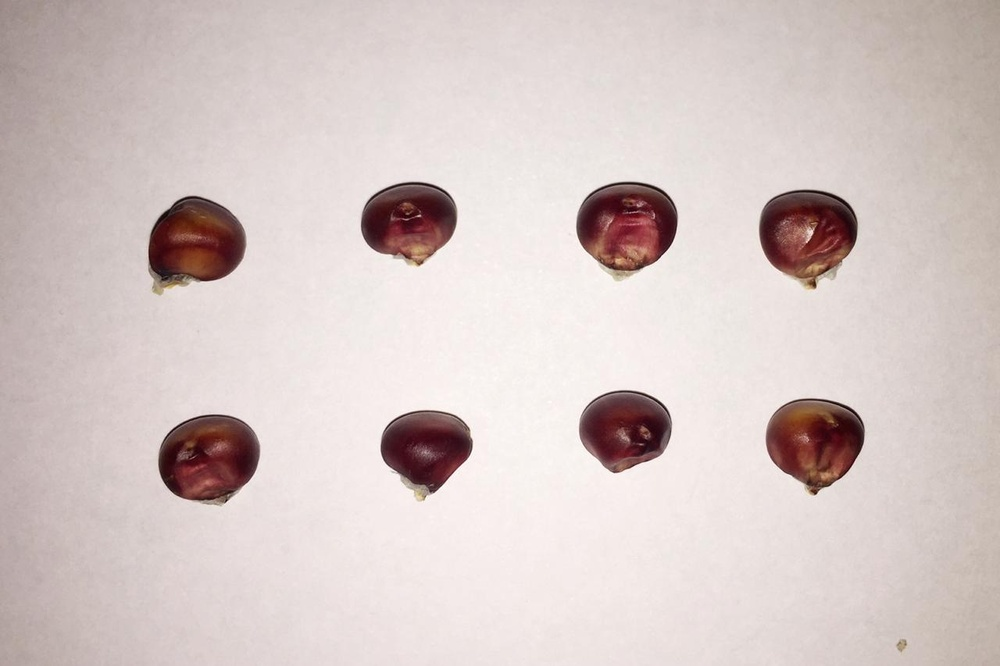
#> input picture REO3/haploid-inducers.jpeg, 1000 x 666 px, shrunk from 1280 x 853 before the run
$ jupyter execute --allow-errors 'REO3-ErikSouza-Relatório.ipynb'   (older library calls are emulated)
#> lines starting #> are read from the running program, lines starting #| are printed output that depends on the picture; after the words box and inside, x2 and y2 are one past the last pixel; in counts of white or black regions, pixels touching at a corner belong together; long printed decimals are rounded
Esse script é o produto do REO3 - Lista de exercícios - da disciplina de Avanços em Genética e Melhoramento de Plantas (PGM848) do Período letivo 2020/1. Para mais informações, acesse: https://github.com/VQCarneiro/Visao-Computacional-no-Melhoramento-de-Plantas

                                UNIVERSIDADE FEDERAL DE LAVRAS - UFLA
                                    DEPARTAMENTO DE BIOLOGIA - DBI
                        PROGRAMA DE PÓS-GRADUÇÃO EM GENÉTICA E MELHORAMENTO DE PLANTAS
                DISCIPLINA PGM848 - AVANÇOS CIENTÍFICOS EM GENÉTICA E MELHORAMENTO DE PLANTAS
                                DOCENTE DSc. VINÍCIUS QUINTÃO CARNEIRO
                                 DISCENTE ERIK MICAEL DA SILVA SOUZA
                              REO3 - PROCESSAMENTO DE IMAGENS EM PYTHON 3

                                        LISTA DE EXERCÍCIOS & RELATÓRIO

Obs.: Importar as bibliotecas necessárias para resolução desta lista de exercícios: numpy, opencv (cv2), matplotlib, pandas & scikit-image (funções).

[cell 1]
import cv2
import numpy as np
from matplotlib import pyplot as plt
import pandas as pd
from skimage.measure import label, regionprops
from skimage.feature import peak_local_max
from skimage.segmentation import watershed
from scipy import ndimage

**EXERCÍCIO 01:**

**Selecione uma imagem a ser utilizada no trabalho prático e realize os seguintes processos utilizando as bibliotecas OPENCV e Scikit-Image do Python:**

**a) Aplique o filtro de média com cinco diferentes tamanhos de kernel e compare os resultados com a imagem original;**

- Na elaboração deste produto (REO3) será utilizada uma imagem de indutores de haploidia do banco de germoplasma de milho da UFLA.

[cell 2]
arquivo = 'haploid-inducers.jpeg'
img_bgr = cv2.imread(arquivo,1)
#> img_bgr is the input picture: shape (666, 1000, 3); mean B, G, R 197.4, 199.7, 213.3
img_rgb = cv2.cvtColor(img_bgr,cv2.COLOR_BGR2RGB)

img_3 = cv2.blur(img_rgb,(3,3))
img_9 = cv2.blur(img_rgb,(9,9))
img_15 = cv2.blur(img_rgb,(15,15))
img_27 = cv2.blur(img_rgb,(27,27))
img_55 = cv2.blur(img_rgb,(55,55))

imagens = [img_rgb,img_3, img_9, img_15, img_27, img_55]
titulos = ['Original','Kernel 3x3','Kernel 9x9', 'Kernel 15x15', 'Kernel 27x27', 'Kernel 55x55']

for i in range(6):
    plt.subplot(2,3,i+1);plt.imshow(imagens[i])
    plt.xticks([]);plt.yticks([])
    plt.title(titulos[i])
plt.show()

**Interpretação:**

Neste exercício, os tamanhos de kernel utilizados em cinco filtros de média foram 3x3, 9x9, 15x15, 27x27 e 55x55, respectivamente. Analisando as imagens resultantes, é possível concluir que, aumentando o número de pixels por Kernel, há também um aumento na suavização da imagem, isto é, um maior desfoque em comparação a imagem original.

**b) Aplique diferentes tipos de filtros com pelo menos dois tamanhos de kernel
e compare os resultados entre si e com a imagem original.**

[cell 3]
md_7 = cv2.medianBlur(img_rgb,(7))
md_21 = cv2.medianBlur(img_rgb,(21))
gaussian_7 = cv2.GaussianBlur(img_rgb,(7,7),0)
gaussian_21 = cv2.GaussianBlur(img_rgb,(21,21),0)

imagens = [img_rgb,md_7, md_21,gaussian_7, gaussian_21]
titulos = ['Original','Mediana 7','Mediana 21','Gaussiano 7x7', 'Gaussiano 21x21']

for i in range(5):
    plt.subplot(2,3,i+1);plt.imshow(imagens[i])
    plt.xticks([]);plt.yticks([])
    plt.title(titulos[i])
plt.show()

**Interpretação:**

Neste exercício, os filtros do tipo mediana e do tipo gaussiano foram aplicados nas imagens. Os tamanhos de kernel 7x7 e 21x21 foram utilizados em cada tipo de filtro. Analisando as imagens resultantes, é possível concluir que, para o mesmo tamanho de kernel, o filtro do tipo mediana suavizou mais as imagens.

**c) Realize a segmentação da imagem utilizando o processo de limiarização.  Utilizando o reconhecimento de contornos, identifique e salve os objetos de interesse. Além disso, acesse as bibliotecas Opencv e Scikit-Image, verifique as variáveis que podem ser mensuradas e extraia as informações pertinentes (crie e salve uma tabela com estes dados). Apresente todas as imagens
obtidas ao longo deste processo.**

- Para a execução deste exercício, a imagem utilizada será convertida para o sistema HSV.

[cell 4]
img_HSV = cv2.cvtColor(img_bgr,cv2.COLOR_BGR2HSV) # Conversão para o sistema HSV
#> img_HSV: shape (666, 1000, 3); mean H, S, V 12.5, 25.1, 213.3
H,S,V = cv2.split(img_HSV) # Partição dos canais
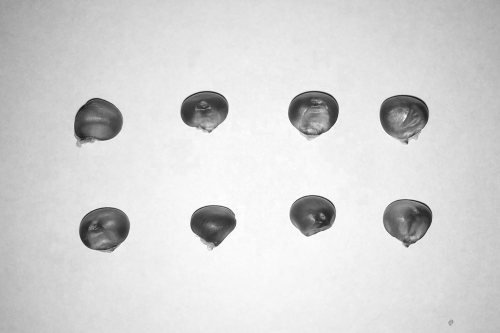
#> V: shape (666, 1000) (shown at 1/2 size); min 17, max 255, mean 213.3
S = cv2.medianBlur(S,21) # Filtro de média no canal S (mais adequado)
hist_S = cv2.calcHist([S],[0], None, [256],[0,256]) # Histograma do canal informativo
#> hist_S = 256 values, max 95580 at index 12, min 0 at index 0, mean 2601.6
(L, img_limiar) = cv2.threshold(S,0,255,cv2.THRESH_BINARY+cv2.THRESH_OTSU) # Limiarização - Thresholding
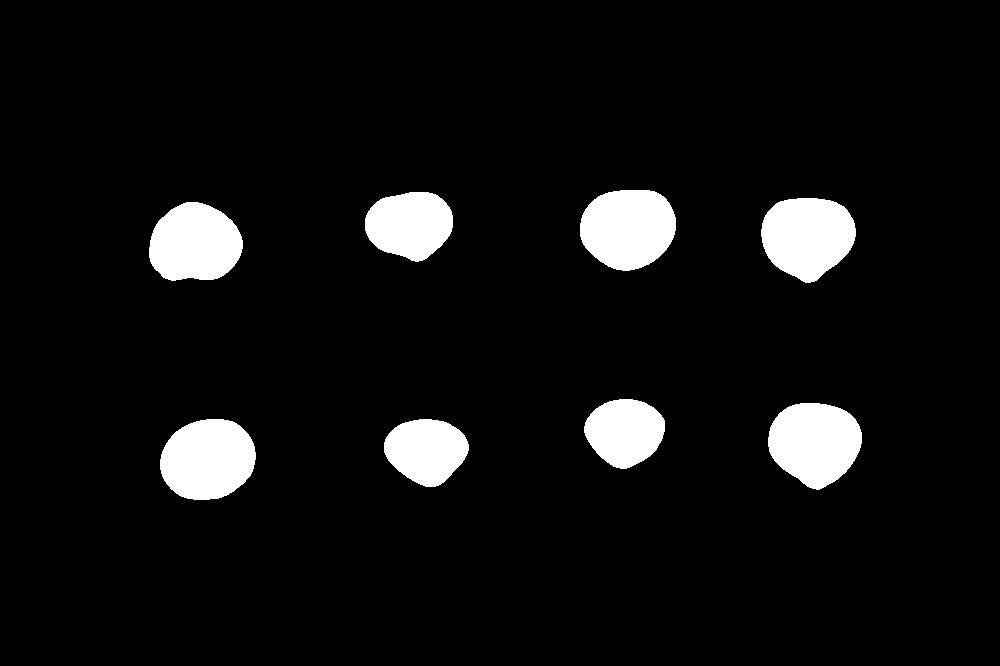
#> img_limiar: shape (666, 1000); 6.5% white; 8 white regions
#> L = 83
img_segmentada = cv2.bitwise_and(img_rgb,img_rgb,mask=img_limiar) # Obtendo imagem segmentada

- Exibição da imagem original, da imagem e do histograma do canal S, da imagem limiarizada e da imagem segmentada.

[cell 5]
plt.figure('Original')
plt.subplot(2,3,1)
plt.imshow(img_rgb)
plt.xticks([])
plt.yticks([])
plt.title('Original')

plt.subplot(2,3,2)
plt.imshow(S)
plt.xticks([])
plt.yticks([])
plt.title('Canal S - HSV')

plt.subplot(2,3,3)
plt.plot(hist_S)
plt.title('Histograma S')

plt.subplot(2,3,4)
plt.imshow(img_limiar, cmap='gray')
plt.xticks([])
plt.yticks([])
plt.title('Limiarização')

plt.subplot(2,3,5)
plt.imshow(img_segmentada)
plt.xticks([])
plt.yticks([])
plt.title('Segmentada')

plt.show()
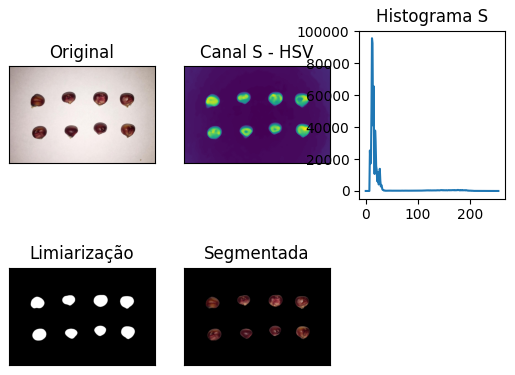
#> figure drawn by matplotlib, 5 panels; panel 3: curve peaks at x = 12, y = 95580

- Separação dos objetos, isto é, das sementes da imagem e a caracterização destas.

[cell 6]
# Objetos
mask = img_limiar.copy()
_,cnts,h = cv2.findContours(mask, cv2.RETR_TREE,cv2.CHAIN_APPROX_SIMPLE)
#> cnts = 8 contours; box (x1, y1, x2, y2) and area: (580, 190, 676, 271) 6032, (160, 419, 256, 500) 6014, (768, 403, 862, 490) 5962, (761, 198, 856, 283) 5946, (149, 202, 243, 281) 5681, (365, 192, 453, 262) 4572, (384, 419, 469, 487) 4138, (584, 399, 665, 469) 4100; h = [[1, -1, -1, -1], [2, 0, -1, -1], [3, 1, -1, -1], [4, 2, -1, -1], [5, 3, -1, -1], [6, 4, -1, -1], [7, 5, -1, -1], [-1, 6, -1, -1]]
dimen = []

# Obtenção dos contornos dos objetos

for (i, c) in enumerate(cnts):

	(x, y, w, h) = cv2.boundingRect(c)
	obj = img_limiar[y:y+h,x:x+w]
	obj_rgb = img_segmentada[y:y+h,x:x+w]
	obj_bgr = cv2.cvtColor(obj_rgb,cv2.COLOR_RGB2BGR)
	cv2.imwrite('sementes dos indutores'+str(i+1)+'.png',obj_bgr)
	cv2.imwrite('Imagem Binaria' + str(i + 1) + '.png', obj)

 #Características das medidas dos objetos

	area = cv2.contourArea(c)
	razao = round((h/w), 2)
	perim = round(cv2.arcLength(c, True), 2)
	tam_ret = np.shape(obj)

	regiao = regionprops(obj)
	rm = round(regiao[0].minor_axis_length, 2)
	rmai = round(regiao[0].major_axis_length, 2)
	cen = regiao[0].centroid
	dimen += [[str(i + 1), str(h), str(w), str(area), str(razao),
			   str(perim), str(tam_ret), str(rm), str(rmai), str(cen)]]

#Caracterização- medidas de cor	dos objetos

	print('Medidas de Cor')
	min_val_r, max_val_r, min_loc_r, max_loc_r = cv2.minMaxLoc(obj_rgb[:,:,0], mask=obj)
	print('Valor Mínimo no R: ', min_val_r, ' - Posição: ', min_loc_r)
	print('Valor Máximo no R: ', max_val_r, ' - Posição: ', max_loc_r)
	med_val_r = cv2.mean(obj_rgb[:,:,0], mask=obj)
	print('Média no Vermelho: ', med_val_r)

	min_val_g, max_val_g, min_loc_g, max_loc_g = cv2.minMaxLoc(obj_rgb[:, :, 1], mask=obj)
	print('Valor Mínimo no G: ', min_val_g, ' - Posição: ', min_loc_g)
	print('Valor Máximo no G: ', max_val_g, ' - Posição: ', max_loc_g)
	med_val_g = cv2.mean(obj_rgb[:,:,1], mask=obj)
	print('Média no Verde: ', med_val_g)

	min_val_b, max_val_b, min_loc_b, max_loc_b = cv2.minMaxLoc(obj_rgb[:, :, 2], mask=obj)
	print('Valor Mínimo no B: ', min_val_b, ' - Posição: ', min_loc_b)
	print('Valor Máximo no B: ', max_val_b, ' - Posição: ', max_loc_b)
	med_val_b = cv2.mean(obj_rgb[:,:,2], mask=obj)
	print('Média no Azul: ', med_val_b)
#> this loop made 8 passes
#> (x, y, w, h, area, razao, perim, tam_ret) on pass 1: (384, 419, 85, 68, 4138, 0.8, 244.6, (68, 85))
#> (printed output is left out)
#> pass 1, `obj_rgb = img_segmentada[y:y+h,x:x+w]`:
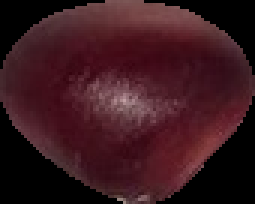
#> obj_rgb: shape (68, 85, 3) (shown 3 times larger); mean R, G, B 58.6, 24.3, 30.4
#> after the loop:
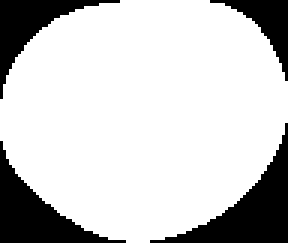
#> obj: shape (81, 96) (shown 3 times larger); 79.2% white; 4 black regions, box (x1, y1, x2, y2) and area: (50, 41, 96, 81) 566, (0, 47, 42, 81) 476, (0, 0, 40, 33) 353, (70, 0, 96, 27) 223
#> after the loop:
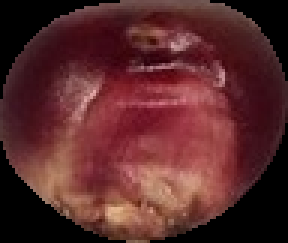
#> obj_rgb: shape (81, 96, 3) (shown 3 times larger); mean R, G, B 89.6, 41.8, 42.7
#> after the loop, dimen = 8 items

#confecção da tabela

dados_indutores = pd.DataFrame(dimen)
#> dados_indutores = table of 8 rows and 10 columns
dados_indutores = dados_indutores.rename(columns={0: 'SEMENTE', 1: 'COMPRIMENTO', 2: 'LARGURA', 3: 'AREA', 4: 'RAZAO',
											5: 'PERIMETRO', 6: 'TAMANHO RET', 7:'EIXO MENOR', 8:'EIXO MAIOR',
											9:'CENTROIDE'})
dados_indutores.to_csv('medidas.csv', index=False)

print('Total de objetos: ', len(cnts))
#| Total de objetos:  8

**Interpretação:**

Com base nos contornos, o número de sementes contabilizadas foram 8. O comprimento das sementes variou entre 8,8 e 11,2 mm, enquanto que a largura variou entre 10,5 e 12,4 mm. A área variou entre 67,9 e 100,3 mm2.

**d) Utilizando máscaras, apresente o histograma somente dos objetos de interesse.**

[cell 7]
#Conversão da imagem para HSV
img_seg_backup = img_segmentada.copy()
img_seg2 = cv2.cvtColor(img_segmentada,cv2.COLOR_RGB2HSV)
#> img_seg2: shape (666, 1000, 3); mean H, S, V 6.3, 10.1, 6.4

#Recorte dos objetos
plt.figure('Objetos')
#> (the rest of this cell did not finish here and is left out)

**Interpretação:**

Com base nos histogramas dos canais RGB, o canal B tem grande potencial para servir de máscara para segmentação de cada um desses objetos.

**e) Realize a segmentação da imagem utilizando a técnica de k-means. Apresente as imagens obtidas neste processo.**

[cell 8]
# Formatação da imagem para uma matriz de dados
pixel_values = img_rgb.reshape((-1, 3))

# Conversão para Decimal (para transformar inteiro de 8 bites para decimal)
pixel_values = np.float32(pixel_values)

print('Dimensão Matriz: ',pixel_values.shape)
#| Dimensão Matriz:  (666000, 3)
print('-'*50)

# K-means (Processo iterativo)

# Critério de Parada
criteria = (cv2.TERM_CRITERIA_EPS + cv2.TERM_CRITERIA_MAX_ITER, 100, 0.2)
#> criteria = (3, 100, 0.2)

# Número de Grupos (k)
k = 2
dist, labels, (centers) = cv2.kmeans(pixel_values, k, None, criteria, 10, cv2.KMEANS_RANDOM_CENTERS)
#> dist = 937518348.5; centers = [[223, 212.2, 209.9], [97.16, 49.37, 48.41]]

print('SQ das Distâncias de Cada Ponto ao Centro: ', dist)
#| SQ das Distâncias de Cada Ponto ao Centro:  937518348.493
print('-'*50)

print('Dimensão labels: ', labels.shape)
#| Dimensão labels:  (666000, 1)
print('Valores únicos: ',np.unique(labels))
#| Valores únicos:  [0 1]
print('Tipo labels: ', type(labels))
#| Tipo labels:  <class 'numpy.ndarray'>
# flatten the labels array
labels = labels.flatten()
print('-'*50)

print('Dimensão flatten labels: ', labels.shape)
#| Dimensão flatten labels:  (666000,)
print('Tipo labels (f): ', type(labels))
#| Tipo labels (f):  <class 'numpy.ndarray'>
print('-'*50)

# Valores dos labels
val_unicos,contagens = np.unique(labels,return_counts=True)
#> val_unicos = [0, 1]; contagens = [614639, 51361]
val_unicos = np.reshape(val_unicos,(len(val_unicos),1))
contagens = np.reshape(contagens,(len(contagens),1))
hist = np.concatenate((val_unicos,contagens),axis=1)
#> hist = [[0, 614639], [1, 51361]]

print('Histograma')
print(hist)
#| [[     0 614639]
#|  [     1  51361]]
print('-'*50)
print('Centroides Decimais')
print(centers)
#| [[223.038 212.218 209.883]
#|  [ 97.162  49.367  48.413]]
print('-'*50)

# Conversão dos centroides para valores de interos de 8 digitos
centers = np.uint8(centers)
#> centers = [[223, 212, 209], [97, 49, 48]]

print('Centroides uint8')
print(centers)
#| [[223 212 209]
#|  [ 97  49  48]]
print('-'*50)

# Conversão dos pixels para a cor dos centroides
matriz_segmentada = centers[labels]

print('Dimensão Matriz Segmentada: ',matriz_segmentada.shape)
#| Dimensão Matriz Segmentada:  (666000, 3)
print('Matriz Segmentada')
print(matriz_segmentada[0:5,:])
#| [[223 212 209]
#|  [223 212 209]
#|  [223 212 209]
#|  [223 212 209]
#|  [223 212 209]]
print('-'*50)

# Reformatar a matriz na imagem de formato original
img_segmentada1 = matriz_segmentada.reshape(img_rgb.shape)
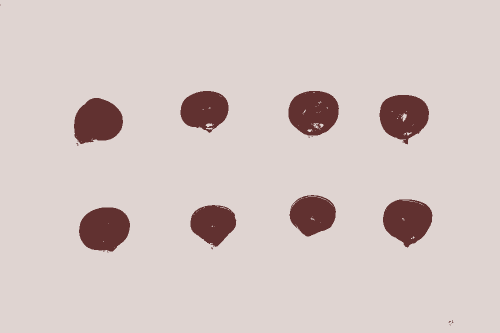
#> img_segmentada1: shape (666, 1000, 3) (shown at 1/2 size); mean R, G, B 213.3, 199.4, 196.6

# Grupo 1
original_01 = np.copy(img_rgb)
matriz_or_01 = original_01.reshape((-1, 3))
matriz_or_01[labels != 0] = [0, 0, 0]
img_final_01 = matriz_or_01.reshape(img_rgb.shape)
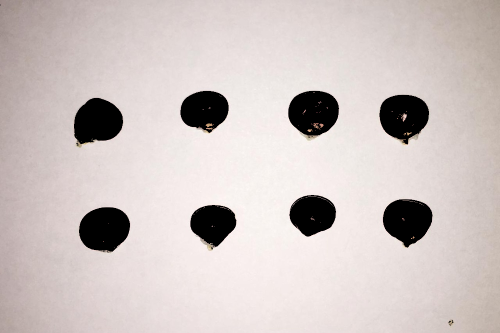
#> img_final_01: shape (666, 1000, 3) (shown at 1/2 size); mean R, G, B 205.8, 195.9, 193.7

# Grupo 2
original_02 = np.copy(img_rgb)
matriz_or_02 = original_02.reshape((-1, 3))
matriz_or_02[labels != 1] = [0, 0, 0]
img_final_02 = matriz_or_02.reshape(img_rgb.shape)

# Apresentar Imagem
plt.figure('Imagens')
plt.subplot(2,2,1)
plt.imshow(img_rgb)
plt.title('ORIGINAL')
plt.xticks([])
plt.yticks([])

plt.subplot(2,2,2)
plt.imshow(img_segmentada1)
plt.title('ROTULOS')
plt.xticks([])
plt.yticks([])

plt.subplot(2,2,3)
plt.imshow(img_final_01)
plt.title('Grupo 1')
plt.xticks([])
plt.yticks([])

plt.subplot(2,2,4)
plt.imshow(img_final_02)
plt.title('Grupo 2')
plt.xticks([])
plt.yticks([])

plt.show()

**f) Realize a segmentação da imagem utilizando a técnica de watershed. Apresente as imagens obtidas neste processo.**

[cell 9]
#Segmentação
limiar, mascara = cv2.threshold(S,0,255,cv2.THRESH_BINARY+cv2.THRESH_OTSU)
#> limiar = 83

#Picos
img_dist = ndimage.distance_transform_edt(mascara)
max_local = peak_local_max(img_dist, indices=False, min_distance=100, labels=mascara)
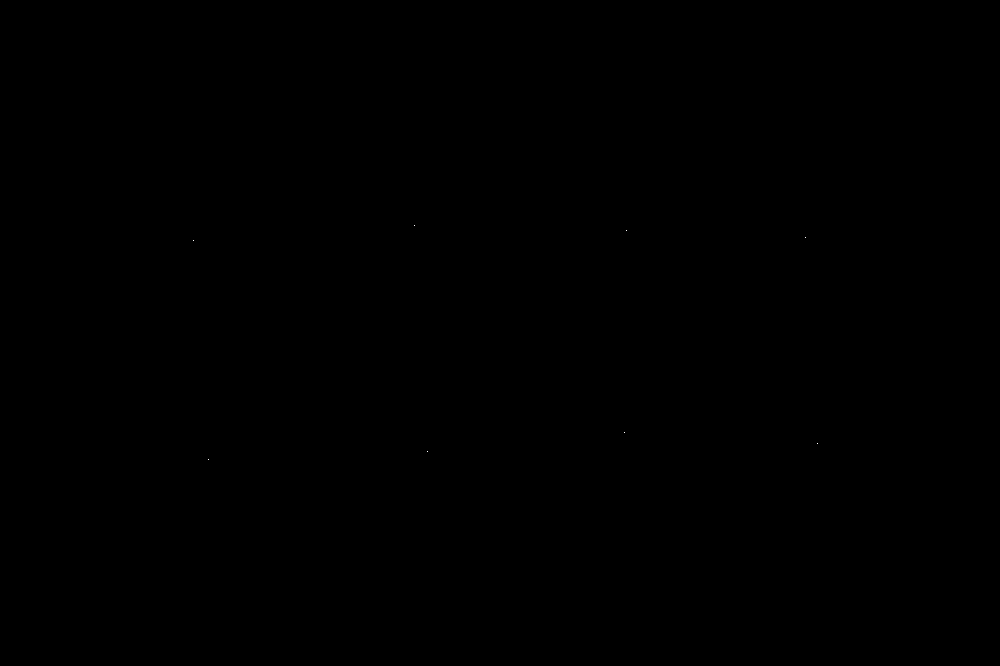
#> max_local: shape (666, 1000) bool; 0% white in thin lines or dots, all inside (x1, y1, x2, y2) = (193, 225, 818, 460)

print('Número de Picos')
print(np.unique(max_local,return_counts=True))
#| (array([False,  True]), array([665992,      8]))
print('-'*50)

#Marcadores
marcadores,n_marcadores = ndimage.label(max_local, structure=np.ones((3, 3)))
#> marcadores: shape (666, 1000) int32; 9 distinct labels, from 0 to 8
#> n_marcadores = 8

print('Análise de conectividade - Marcadores')
print(np.unique(marcadores,return_counts=True))
#| (array([0, 1, 2, 3, 4, 5, 6, 7, 8], dtype=int32), array([665992,      1,      1,      1,      1,      1,      1,      1,
#|             1]))
print('-'*50)

img_ws = watershed(-img_dist, marcadores, mask=mascara)
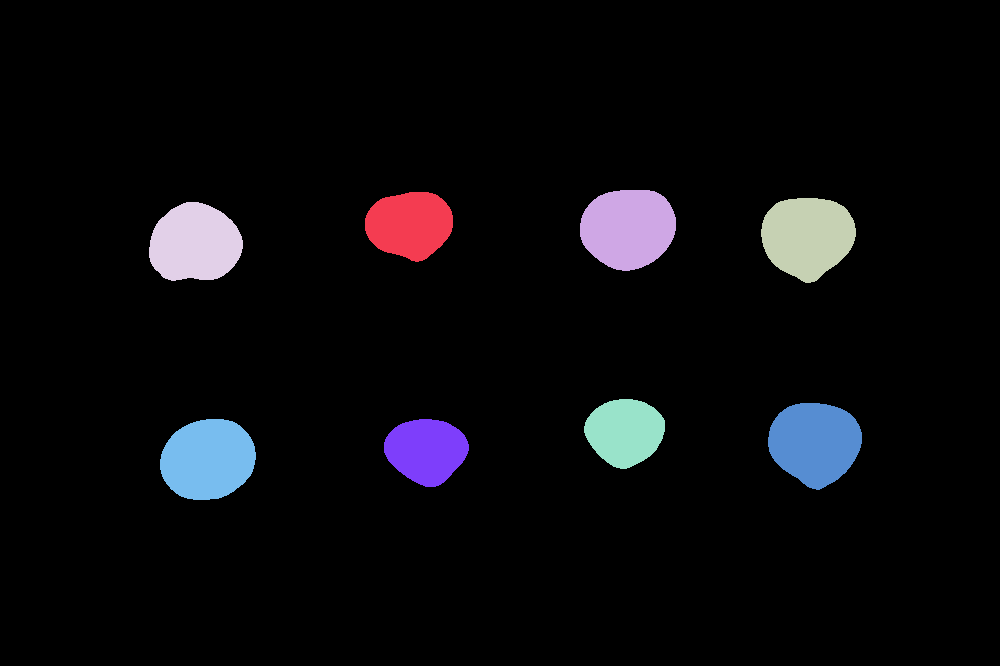
#> img_ws: shape (666, 1000) int32; 9 distinct labels, from 0 to 8; one colour per label, 0 black

print('Imagem Segmentada - Watershed')
print(np.unique(img_ws,return_counts=True))
#| (array([0, 1, 2, 3, 4, 5, 6, 7, 8], dtype=int32), array([622611,   4683,   6158,   6071,   5805,   4203,   6087,   4241,
#|          6141]))
print("Número de sementes: ", len(np.unique(img_ws)) - 1)
#| Número de sementes:  8

#Acessando um objeto
img_final = np.copy(img_rgb)
img_final[img_ws != 2] = [0,0,0]

#Apresentação das imagens
plt.figure('Watershed')
plt.subplot(2,3,1)
plt.imshow(img_rgb)
plt.xticks([])
plt.yticks([])
plt.title('Original')

plt.subplot(2,3,2)
#> (the rest of this cell did not finish here and is left out)

**g) Compare os resultados das três formas de segmentação (limiarização, k-means e watershed e identifique as potencialidades de cada delas.**

[cell 10]
plt.figure('Imagens')
plt.subplot(1,3,1)
plt.imshow(img_ws)
plt.xticks([])
plt.yticks([])
plt.title('Segmentada Wathershed')

plt.subplot(1,3,2)
plt.imshow(img_segmentada)
plt.xticks([])
plt.yticks([])
plt.title('Segmentada OTSU')

plt.subplot(1,3,3)
plt.imshow(img_final_02)
plt.title('Segmentada K-MEANS')
plt.xticks([])
plt.yticks([])

plt.show()
